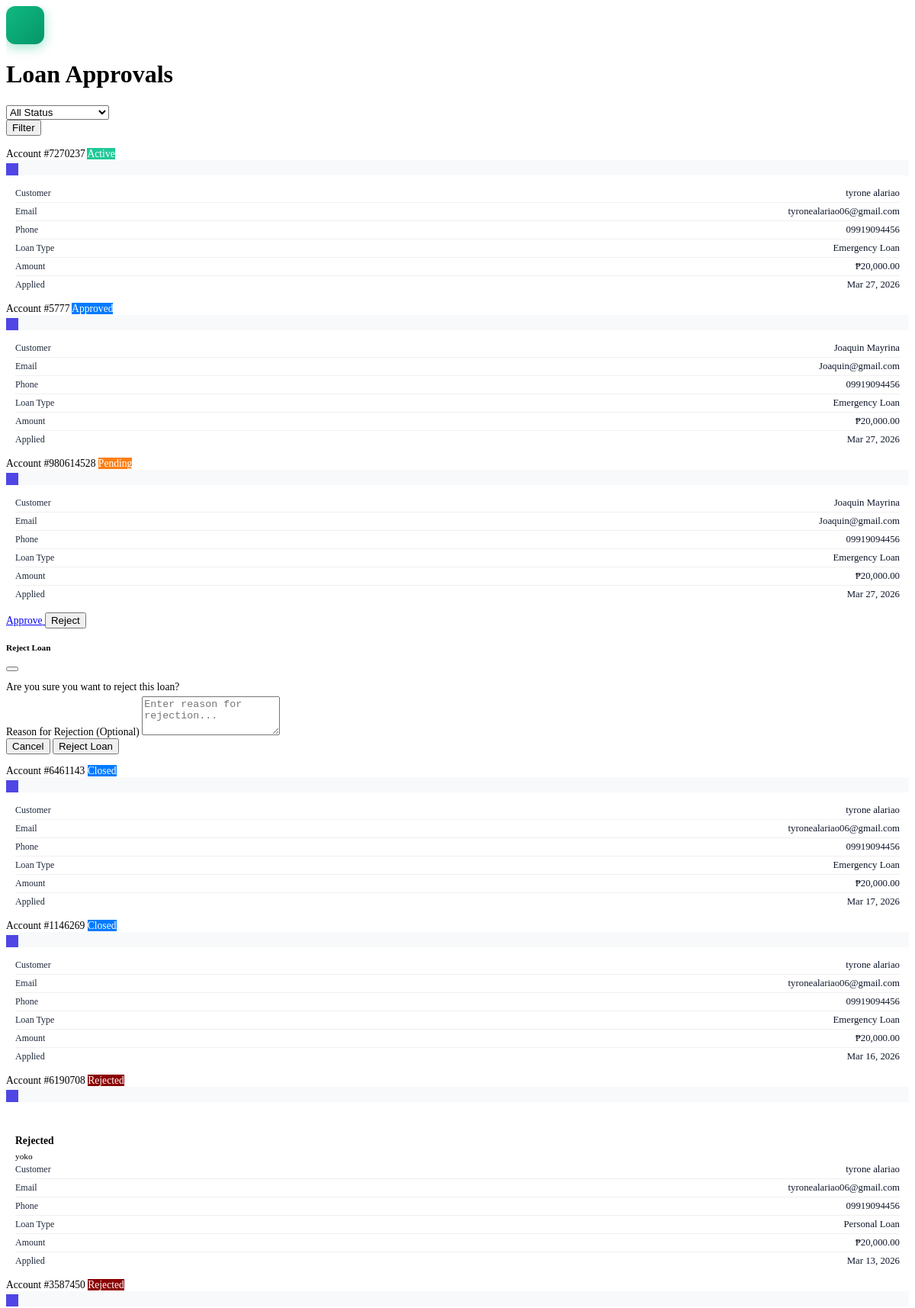
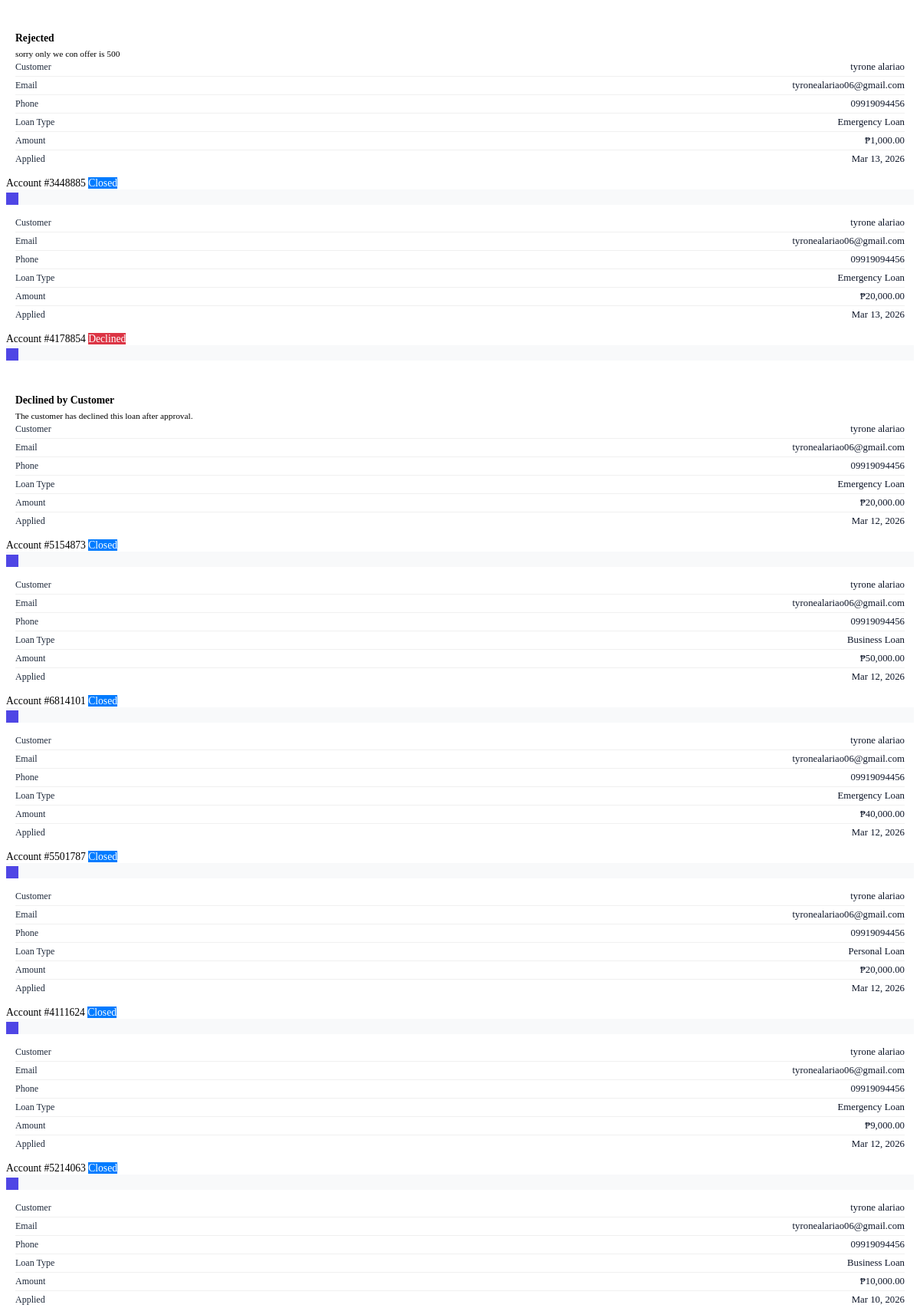
The app's page /loan_approvals.php (signed in, upper part) with its own data (2 pictures, top to bottom).
### tables this page shows
CREATE TABLE `accounts` (
  `account_number` int(10) NOT NULL,
  `customer` int(10) NOT NULL,
  `account_type` int(10) NOT NULL,
  `open_date` timestamp NOT NULL DEFAULT current_timestamp() ON UPDATE current_timestamp(),
  `account_status` int(10) NOT NULL,
  `user_confirmed` tinyint(1) DEFAULT 0,
  `user_id` int(10) DEFAULT NULL,
  `loan_amount` decimal(15,2) DEFAULT 0.00,
  `bank_name` varchar(100) DEFAULT NULL,
  `disbursement_account` varchar(50) DEFAULT NULL,
  `disbursement_account_name` varchar(100) DEFAULT NULL,
  `branch` varchar(100) DEFAULT NULL,
  `loan_balance` decimal(15,2) DEFAULT 0.00,
  `disbursement_method` varchar(50) DEFAULT NULL,
  `ewallet_type` varchar(50) DEFAULT NULL,
  `ewallet_number` varchar(50) DEFAULT NULL,
  `ewallet_account_name` varchar(100) DEFAULT NULL,
  `pickup_location` varchar(100) DEFAULT NULL,
  `interest` decimal(15,2) DEFAULT 0.00,
  `loan_term` int(11) DEFAULT 1,
  `due_date` date DEFAULT NULL,
  `overdue_interest` decimal(15,2) DEFAULT 0.00,
  `reject_notes` text DEFAULT NULL,
  `penalty` decimal(15,2) DEFAULT 0.00,
  `approval_date` date DEFAULT NULL,
  `release_date` date DEFAULT NULL
);

CREATE TABLE `account_status` (
  `account_status_number` int(10) NOT NULL,
  `account_status_name` varchar(50) NOT NULL,
  `registration_date` timestamp NOT NULL DEFAULT current_timestamp() ON UPDATE current_timestamp()
);

CREATE TABLE `customers` (
  `customer_number` int(10) NOT NULL,
  `customer_type` int(11) DEFAULT NULL,
  `first_name` varchar(50) NOT NULL,
  `middle_name` varchar(50) DEFAULT NULL,
  `surname` varchar(50) NOT NULL,
  `gender` char(1) NOT NULL,
  `date_of_birth` date NOT NULL,
  `nationality` varchar(50) NOT NULL,
  `registration_date` timestamp NOT NULL DEFAULT current_timestamp() ON UPDATE current_timestamp(),
  `user_id` int(10) DEFAULT NULL,
  `email` varchar(100) DEFAULT NULL,
  `phone` varchar(50) DEFAULT NULL,
  `password` varchar(255) DEFAULT NULL,
  `region` varchar(100) DEFAULT NULL,
  `city` varchar(100) DEFAULT NULL,
  `barangay` varchar(100) DEFAULT NULL,
  `zip_code` varchar(20) DEFAULT NULL,
  `full_address` varchar(255) DEFAULT NULL,
  `municipality` varchar(100) DEFAULT NULL,
  `is_active` tinyint(1) DEFAULT 1,
  `deactivated_date` date DEFAULT NULL,
  `last_login` datetime DEFAULT NULL,
  `emergency_contact_name` varchar(100) DEFAULT NULL,
  `emergency_contact_number` varchar(20) DEFAULT NULL,
  `emergency_contact_relationship` varchar(50) DEFAULT NULL,
  `status` tinyint(1) DEFAULT 1,
  `gov_id_number` varchar(50) DEFAULT '',
  `qr_code` varchar(64) DEFAULT NULL,
  `qr_code_enabled` tinyint(1) DEFAULT 0,
  `gov_id_type` varchar(50) DEFAULT NULL
);

CREATE TABLE `account_type` (
  `account_type_number` int(10) NOT NULL,
  `account_type_name` varchar(50) NOT NULL,
  `registration_date` timestamp NOT NULL DEFAULT current_timestamp() ON UPDATE current_timestamp()
);

### loan_approvals.php (the view, shortened to what this page needs)
<?php
mysqli_query($conn, "UPDATE accounts SET account_status = -3 WHERE loan_balance <= 0 AND account_status = -2");
$where = "c.user_id IS NOT NULL";
?>
<body>
  <div class="container-fluid" style="overflow-x: hidden;">
    <div class="row">
      <main class="col-md-9 ms-sm-auto col-lg-10 px-md-4" style="overflow-x: hidden;">
        <div class="page-title-section mt-3">
          <div class="d-flex align-items-center">
            <div class="report-icon me-3" style="width: 50px; height: 50px; background: linear-gradient(135deg, #10b981 0%, #059669 100%); border-radius: 12px; display: flex; align-items: center; justify-content: center;">
            </div>
            <div>
              <h1 class="mb-0">Loan Approvals</h1>
            </div>
          </div>
        </div>
        <div class="card mb-4">
            <div class="card-body">
                <form method="GET" class="row g-3">
                    <div class="col-md-4">
                        <select name="status" class="form-select">
                            <option value="">All Status</option>
                        </select>
                    </div>
                    <div class="col-md-4">
                        <button type="submit" class="btn btn-primary"><i class="fas fa-filter"></i> Filter</button>
                    </div>
                </form>
            </div>
        </div>
        <?php
        $pending_loans = mysqli_query($conn, "
            SELECT a.*, c.first_name, c.surname, c.email, c.phone, c.user_id, act.account_type_name, acs.account_status_name
            FROM accounts a
            INNER JOIN customers c ON a.customer = c.customer_number
            LEFT JOIN account_type act ON a.account_type = act.account_type_number
            LEFT JOIN account_status acs ON a.account_status = acs.account_status_number
            WHERE $where
            ORDER BY a.open_date DESC
        ");
        ?>
        <?php if(mysqli_num_rows($pending_loans) > 0): ?>
        <div class="row row-cols-1 row-cols-md-2 row-cols-lg-3 g-4">
            <?php while($loan = mysqli_fetch_assoc($pending_loans)): ?>
            <div class="col">
                <div class="card loan-card h-100" style="font-size: 0.85rem;">
                    <div class="card-header">
                        <div class="d-flex justify-content-between align-items-center">
                            <span>Account #<?php echo $loan['account_number']; ?></span>
                            <?php $display_status = in_array($loan['account_status_name'], ['Active', 'Partial']) ? 'Active' : $loan['account_status_name']; ?>
                            <span class="badge" style="<?php
                                if($loan['account_status_name'] == 'Pending') echo 'background-color: #fd7e14; color: white;';
                                elseif($loan['account_status_name'] == 'Active') echo 'background-color: #28a745; color: white;';
                                elseif($loan['account_status_name'] == 'Closed' || $loan['account_status_name'] == 'Approved' || $loan['account_status_name'] == 'Fully Paid') echo 'background-color: #007bff; color: white;';
                                elseif($loan['account_status_name'] == 'Declined') echo 'background-color: #dc3545; color: white;';
                                elseif($loan['account_status_name'] == 'Rejected') echo 'background-color: #8B0000; color: white;';
                                elseif($loan['account_status_name'] == 'Partial') echo 'background-color: #20c997; color: white;';
                                else echo 'background-color: #fd7e14; color: white;';
                            ?>"><?php echo $display_status; ?></span>
                        </div>
                    </div>
                    <div class="card-body p-0">
                        <div class="loan-steps d-flex border-bottom">
                            <button type="button" class="btn btn-sm flex-fill loan-step-btn active" data-step="1" onclick="showLoanStep(<?php echo $loan['account_number']; ?>, 1, this)">
                            </button>
                            <button type="button" class="btn btn-sm flex-fill loan-step-btn" data-step="2" onclick="showLoanStep(<?php echo $loan['account_number']; ?>, 2, this)">
                            </button>
                            <button type="button" class="btn btn-sm flex-fill loan-step-btn" data-step="3" onclick="showLoanStep(<?php echo $loan['account_number']; ?>, 3, this)">
                            </button>
                        </div>
                        <div id="loan-step-1-<?php echo $loan['account_number']; ?>" class="loan-step-content">
                            <?php if($loan['account_status_name'] == 'Declined'): ?>
                            <div class="alert alert-secondary m-2 p-2">
                                <h6 class="mb-1"><i class="fas fa-user-times me-1"></i>Declined by Customer</h6>
                                <small>The customer has declined this loan after approval.</small>
                            </div>
                            <?php endif; ?>
                            <?php if($loan['account_status_name'] == 'Rejected' && !empty($loan['reject_notes'])): ?>
                            <div class="alert alert-danger m-2 p-2">
                                <h6 class="mb-1"><i class="fas fa-times-circle me-1"></i>Rejected</h6>
                                <small><?php echo htmlspecialchars($loan['reject_notes']); ?></small>
                            </div>
                            <?php endif; ?>
                            <div class="detail-row">
                                <span class="detail-label">Customer</span>
                                <span class="detail-value"><?php echo $loan['first_name'] . ' ' . $loan['surname']; ?></span>
                            </div>
                            <div class="detail-row">
                                <span class="detail-label">Email</span>
                                <span class="detail-value"><?php echo $loan['email']; ?></span>
                            </div>
                            <div class="detail-row">
                                <span class="detail-label">Phone</span>
                                <span class="detail-value"><?php echo $loan['phone']; ?></span>
                            </div>
                            <div class="detail-row">
                                <span class="detail-label">Loan Type</span>
                                <span class="detail-value"><?php echo $loan['account_type_name']; ?></span>
                            </div>
                            <div class="detail-row">
                                <span class="detail-label">Amount</span>
                                <span class="detail-value text-success fw-bold">₱<?php echo number_format($loan['loan_amount'], 2); ?></span>
                            </div>
                            <div class="detail-row">
                                <span class="detail-label">Applied</span>
                                <span class="detail-value"><?php echo date('M d, Y', strtotime($loan['open_date'])); ?></span>
                            </div>
                        </div>
                    </div>
                    <?php if($loan['account_status_name'] == 'Pending'): ?>
                    <div class="card-footer d-flex gap-2">
                        <a href="app/approve_loan.php?account_number=<?php echo $loan['account_number']; ?>" class="btn btn-success btn-sm flex-fill approve-btn" onclick="handleApprove(event, this)">
                            <span class="btn-text"><i class="fas fa-check"></i> Approve</span>
                        </a>
                        <button type="button" class="btn btn-danger btn-sm flex-fill" data-bs-toggle="modal" data-bs-target="#rejectModal<?php echo $loan['account_number']; ?>">
                            <i class="fas fa-times"></i> Reject
                        </button>
                    </div>
                    <div class="modal fade" id="rejectModal<?php echo $loan['account_number']; ?>" tabindex="-1" data-bs-backdrop="static">
                        <div class="modal-dialog">
                            <div class="modal-content">
                                <div class="modal-header bg-danger text-white">
                                    <h5 class="modal-title">Reject Loan</h5>
                                    <button type="button" class="btn-close btn-close-white" data-bs-dismiss="modal"></button>
                                </div>
                                <form action="app/reject_loan.php" method="post">
                                    <div class="modal-body">
                                        <p>Are you sure you want to reject this loan?</p>
                                        <div class="mb-3">
                                            <label class="form-label">Reason for Rejection (Optional)</label>
                                            <textarea name="reject_notes" class="form-control" rows="3" placeholder="Enter reason for rejection..." style="pointer-events: auto; opacity: 1; position: relative; z-index: 1000;"></textarea>
                                        </div>
                                    </div>
                                    <div class="modal-footer">
                                        <button type="button" class="btn btn-secondary" data-bs-dismiss="modal">Cancel</button>
                                        <button type="submit" class="btn btn-danger">Reject Loan</button>
                                    </div>
                                </form>
                            </div>
                        </div>
                    </div>
                    <?php endif; ?>
                </div>
            </div>
            <?php endwhile; ?>
        </div>
        <?php endif; ?>
      </main>
    </div>
  </div>
</body>

### loan_approvals.php (style rules this page uses)
.btn-success { transition: all 0.3s ease; }
.btn-danger { transition: all 0.3s ease; }
.loan-card .card-body { padding: 0; overflow: hidden; display: flex; flex-direction: column; }
.loan-card p { margin-bottom: 4px; }
.loan-card h6 { font-size: 0.85rem; margin-bottom: 6px; }
.loan-steps { background: #f8f9fa; }
.loan-step-btn { border: none !important; border-radius: 0 !important; background: transparent !important; color: #6c757d !important; padding: 8px !important; }
.loan-step-btn.active { background: #4f46e5 !important; color: white !important; }
.loan-step-content { padding: 12px; flex: 1; overflow-y: visible; }
.detail-row { display: flex; justify-content: space-between; align-items: center; padding: 4px 0; border-bottom: 1px solid #f0f0f0; }
.detail-row:last-child { border-bottom: none; }
.detail-label { font-size: 0.8rem; color: #6c757d; font-weight: 500; }
.detail-value { font-size: 0.85rem; color: #1e293b; font-weight: 500; text-align: right; word-break: break-word; }
.detail-label { font-size: 0.75rem; color: #1e293b; font-weight: 500; }
.detail-value { font-size: 0.8rem; color: #0f172a; font-weight: 500; text-align: right; }
.report-icon { flex-shrink: 0; box-shadow: 0 4px 15px rgba(16, 185, 129, 0.4); animation: slideInLeft 0.5s ease-out forwards; }
.page-title-section h1 { animation: slideInUp 0.5s ease-out 0.1s forwards; opacity: 0; }

### records on screen
accounts: account_number "7270237", account_status.account_status_name "Active", customer.first_name "tyrone", customer.surname "alariao", customer.email "tyronealariao06@gmail.com", customer.phone "09919094456", account_type.account_type_name "Emergency Loan", loan_amount "20,000.00", open_date "Mar 27, 2026"
accounts: account_number "5777", account_status.account_status_name "Approved", customer.first_name "Joaquin", customer.surname "Mayrina", customer.email "Joaquin@gmail.com", customer.phone "09919094456", account_type.account_type_name "Emergency Loan", loan_amount "20,000.00", open_date "Mar 27, 2026"
accounts: account_number "980614528", account_status.account_status_name "Pending", customer.first_name "Joaquin", customer.surname "Mayrina", customer.email "Joaquin@gmail.com", customer.phone "09919094456", account_type.account_type_name "Emergency Loan", loan_amount "20,000.00", open_date "Mar 27, 2026"
accounts: account_number "6461143", account_status.account_status_name "Closed", customer.first_name "tyrone", customer.surname "alariao", customer.email "tyronealariao06@gmail.com", customer.phone "09919094456", account_type.account_type_name "Emergency Loan", loan_amount "20,000.00", open_date "Mar 17, 2026"
accounts: account_number "1146269", account_status.account_status_name "Closed", customer.first_name "tyrone", customer.surname "alariao", customer.email "tyronealariao06@gmail.com", customer.phone "09919094456", account_type.account_type_name "Emergency Loan", loan_amount "20,000.00", open_date "Mar 16, 2026"
accounts: account_number "6190708", account_status.account_status_name "Rejected", reject_notes "yoko", customer.first_name "tyrone", customer.surname "alariao", customer.email "tyronealariao06@gmail.com", customer.phone "09919094456", account_type.account_type_name "Personal Loan", loan_amount "20,000.00", open_date "Mar 13, 2026"
accounts: account_number "3587450", account_status.account_status_name "Rejected", reject_notes "sorry only we con offer is 500", customer.first_name "tyrone", customer.surname "alariao", customer.email "tyronealariao06@gmail.com", customer.phone "09919094456", account_type.account_type_name "Emergency Loan", loan_amount "1,000.00", open_date "Mar 13, 2026"
accounts: account_number "3448885", account_status.account_status_name "Closed", customer.first_name "tyrone", customer.surname "alariao", customer.email "tyronealariao06@gmail.com", customer.phone "09919094456", account_type.account_type_name "Emergency Loan", loan_amount "20,000.00", open_date "Mar 13, 2026"
accounts: account_number "4178854", account_status.account_status_name "Declined", shows "Declined by Customer", customer.first_name "tyrone", customer.surname "alariao", customer.email "tyronealariao06@gmail.com", customer.phone "09919094456", account_type.account_type_name "Emergency Loan", loan_amount "20,000.00", open_date "Mar 12, 2026"
accounts: account_number "5154873", account_status.account_status_name "Closed", customer.first_name "tyrone", customer.surname "alariao", customer.email "tyronealariao06@gmail.com", customer.phone "09919094456", account_type.account_type_name "Business Loan", loan_amount "50,000.00", open_date "Mar 12, 2026"
accounts: account_number "6814101", account_status.account_status_name "Closed", customer.first_name "tyrone", customer.surname "alariao", customer.email "tyronealariao06@gmail.com", customer.phone "09919094456", account_type.account_type_name "Emergency Loan", loan_amount "40,000.00", open_date "Mar 12, 2026"
accounts: account_number "5501787", account_status.account_status_name "Closed", customer.first_name "tyrone", customer.surname "alariao", customer.email "tyronealariao06@gmail.com", customer.phone "09919094456", account_type.account_type_name "Personal Loan", loan_amount "20,000.00", open_date "Mar 12, 2026"
accounts: account_number "4111624", account_status.account_status_name "Closed", customer.first_name "tyrone", customer.surname "alariao", customer.email "tyronealariao06@gmail.com", customer.phone "09919094456", account_type.account_type_name "Emergency Loan", loan_amount "9,000.00", open_date "Mar 12, 2026"
accounts: account_number "5214063", account_status.account_status_name "Closed", customer.first_name "tyrone", customer.surname "alariao", customer.email "tyronealariao06@gmail.com", customer.phone "09919094456", account_type.account_type_name "Business Loan", loan_amount "10,000.00", open_date "Mar 10, 2026"
